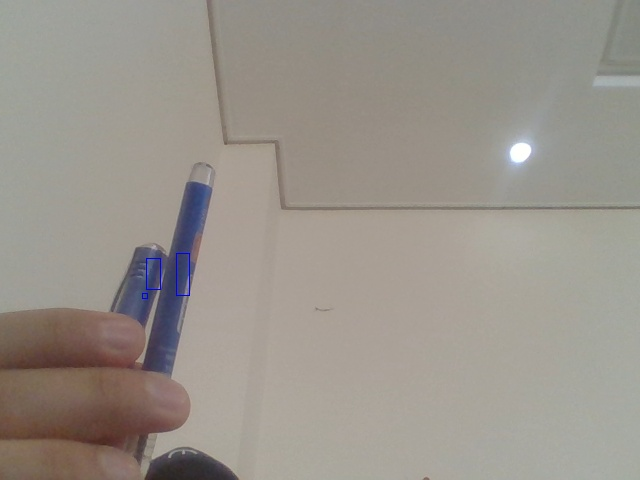
#> input picture hw2_2023/myscreen.jpg, 640 x 480 px, given in place of the camera
$ python main.py
#> lines starting #> are read from the running program, lines starting #| are printed output that depends on the picture; after the words box and inside, x2 and y2 are one past the last pixel; in counts of white or black regions, pixels touching at a corner belong together
import cv2
import numpy as np


cap = cv2.VideoCapture(0)


lower_red = np.array([0, 100, 100])
upper_red = np.array([10, 255, 255])
lower_green = np.array([40, 100, 100])
upper_green = np.array([70, 255, 255])
lower_blue = np.array([100, 100, 100])
upper_blue = np.array([140, 255, 255])


prev_gray = None
pinch_distance = None
stored_image = None

while True:
    ret, frame = cap.read()
#> frame is the input picture: shape (480, 640, 3); mean B, G, R 139.7, 147.6, 153.4
    if not ret:
        break

    #  frame to HSV
    hsv = cv2.cvtColor(frame, cv2.COLOR_BGR2HSV)
#> hsv: shape (480, 640, 3); mean H, S, V 25.9, 28.3, 154.7

    # Threshold
    mask_red = cv2.inRange(hsv, lower_red, upper_red)
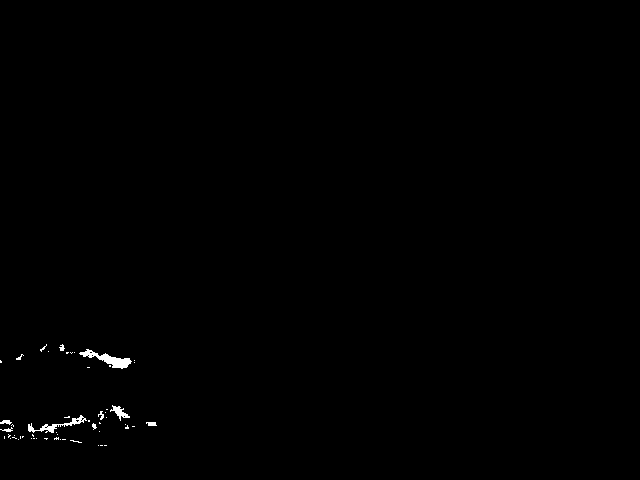
#> mask_red: shape (480, 640); 0.35% white; 53 white regions (44 under 20 px), largest, box (x1, y1, x2, y2) and area: (79, 349, 132, 369) 370, (28, 415, 87, 433) 252, (110, 405, 130, 421) 118
    mask_green = cv2.inRange(hsv, lower_green, upper_green)
#> mask_green: shape (480, 640); every value is 0
    mask_blue = cv2.inRange(hsv, lower_blue, upper_blue)
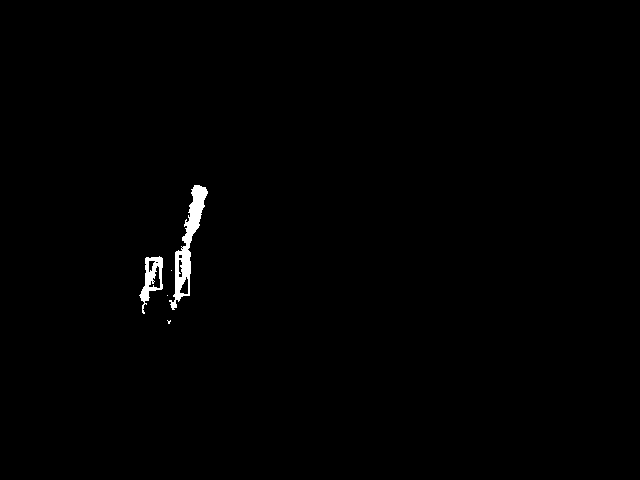
#> mask_blue: shape (480, 640); 0.64% white; 5 white regions (3 under 20 px)

    # Find contours in each mask
    contours_red, _ = cv2.findContours(mask_red, cv2.RETR_EXTERNAL, cv2.CHAIN_APPROX_SIMPLE)
#> contours_red = 53 contours, 48 with area under 20; largest, box (x1, y1, x2, y2) and area: (79, 349, 132, 369) 316, (28, 415, 87, 433) 182, (110, 405, 130, 421) 86, (0, 420, 12, 425) 24, (146, 422, 157, 426) 22
    contours_green, _ = cv2.findContours(mask_green, cv2.RETR_EXTERNAL, cv2.CHAIN_APPROX_SIMPLE)
#> contours_green = []
    contours_blue, _ = cv2.findContours(mask_blue, cv2.RETR_EXTERNAL, cv2.CHAIN_APPROX_SIMPLE)
#> contours_blue = 5 contours, 3 with area under 20; largest, box (x1, y1, x2, y2) and area: (169, 185, 208, 310) 1378, (139, 256, 163, 314) 631

    # Find the largest contour for each color
    contour_red = max(contours_red, key=cv2.contourArea, default=None)
#> contour_red = contour of 71 points, box (x1, y1, x2, y2) (79, 349, 132, 369), area 316
    contour_green = max(contours_green, key=cv2.contourArea, default=None)
    contour_blue = max(contours_blue, key=cv2.contourArea, default=None)
#> contour_blue = contour of 169 points, box (x1, y1, x2, y2) (169, 185, 208, 310), area 1378


    if contour_red is not None:
        x, y, w, h = cv2.boundingRect(contour_red)
#> x = 79; y = 349; w = 53; h = 20
        cv2.line(frame, (x + w // 2, 0), (x + w // 2, frame.shape[0]), (0, 0, 255), thickness=2)
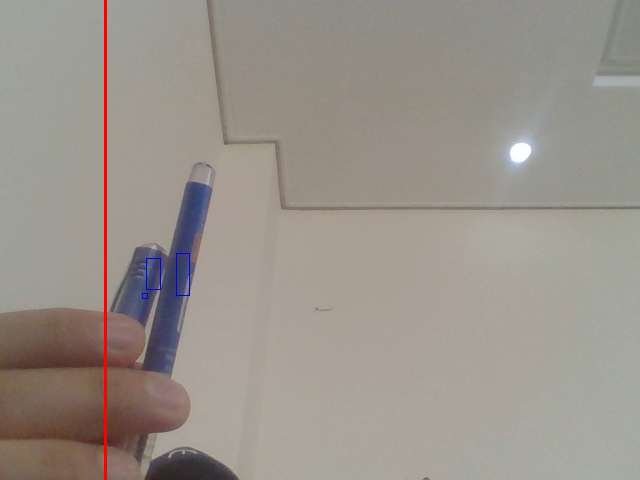
#> frame: shape (480, 640, 3); 0.47% of pixels changed, all inside (x1, y1, x2, y2) = (104, 0, 107, 480)


    if contour_blue is not None:
        hull = cv2.convexHull(contour_blue)
#> hull = contour of 13 points, box (x1, y1, x2, y2) (169, 185, 208, 310), area 2292

        mask = np.zeros(frame.shape[:2], dtype=np.uint8)
        cv2.drawContours(mask, [hull], 0, 255, -1)
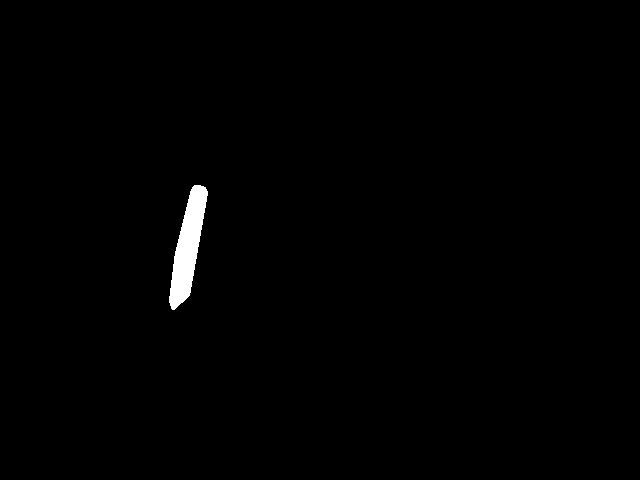
#> mask: shape (480, 640); 0.79% white; 1 white region, box (x1, y1, x2, y2) and area: (169, 185, 208, 310) 2426

        stored_image = cv2.bitwise_and(frame, frame, mask=mask)

    if stored_image is not None:
        cv2.imshow('Stored Image', stored_image)

    cv2.imshow('Video Stream', frame)

    key = cv2.waitKey(1)
#> (key Esc is pressed here)
    if key == ord('w'):
        break


# Release the video capture and close all windows
cap.release()
cv2.destroyAllWindows()
